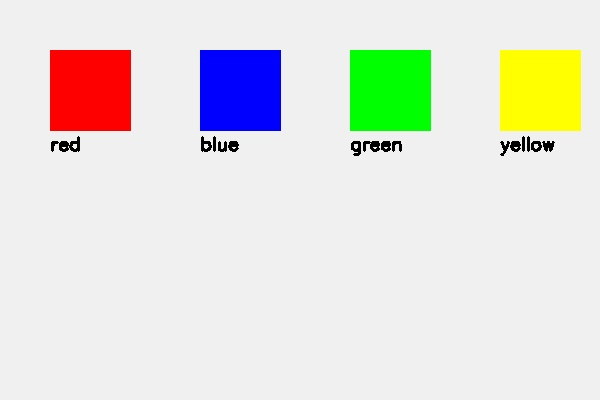
#> input picture visual_search_mvp/color_test_scene.jpg, 600 x 400 px
$ python -i utils.py   (imports and definitions only)
#> lines starting #> are read from the running program, lines starting #| are printed output that depends on the picture; after the words box and inside, x2 and y2 are one past the last pixel; in counts of white or black regions, pixels touching at a corner belong together
import cv2
import numpy as np
from PIL import Image
from skimage.segmentation import slic
from skimage.util import img_as_float
import matplotlib.pyplot as plt

class ColorAnalyzer:
    # [61 lines left out: functions get_dominant_color, is_red_color, filter_by_color, not called in this run]

class ImageUtils:
    @staticmethod
    def segment_image(image_path: str, num_segments: int = 50) -> list:
        """Умная сегментация с фильтрацией шума"""
#> called with image_path = '../color_test_scene.jpg', num_segments = 50
        try:
            image = cv2.imread(image_path)
#> image is the input picture: shape (400, 600, 3); mean B, G, R 219.3, 226.3, 226.3
            if image is None:
                raise ValueError(f"Cannot load image: {image_path}")

            image_rgb = cv2.cvtColor(image, cv2.COLOR_BGR2RGB)
            image_float = img_as_float(image_rgb)

            # SLIC сегментация
            segments = slic(image_float, n_segments=num_segments, compactness=10, sigma=1)
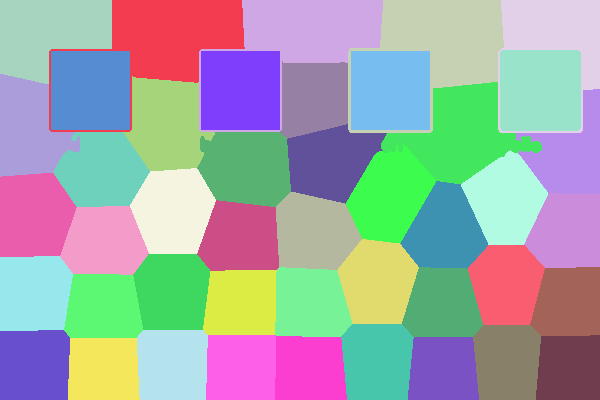
#> segments: shape (400, 600) int64; 44 distinct labels, from 1 to 44; one colour per label, 0 black

            bboxes = []
            for segment_id in np.unique(segments):
                mask = (segments == segment_id).astype(np.uint8)
                contours, _ = cv2.findContours(mask, cv2.RETR_EXTERNAL, cv2.CHAIN_APPROX_SIMPLE)

                if contours:
                    contour = max(contours, key=cv2.contourArea)
                    x, y, w, h = cv2.boundingRect(contour)

                    # Фильтруем по размеру и форме
                    if (w > 30 and h > 30 and
                        w < image.shape[1] * 0.8 and
                        h < image.shape[0] * 0.8):
                        bboxes.append((x, y, w, h))
#> this loop made 44 passes
#> (contour, x, y, w, h) on passes 7 to 9: ([[51, 51], [51, 129], [129, 129], [129, 51]], 51, 51, 79, 79), ([[201, 51], [201, 129], [279, 129], [279, 51]], 201, 51, 79, 79), ([[351, 51], [351, 129], [429, 129], [429, 51]], 351, 51, 79, 79)
#> (x, y, w, h) on passes 1 to 6: (0, 0, 112, 84), (49, 0, 196, 132), (199, 0, 184, 132), (348, 0, 156, 133), (498, 0, 102, 133), (500, 50, 81, 81)
#> pass 1, in segment_image, `mask = (segments == segment_id).astype(np.uint8)`:
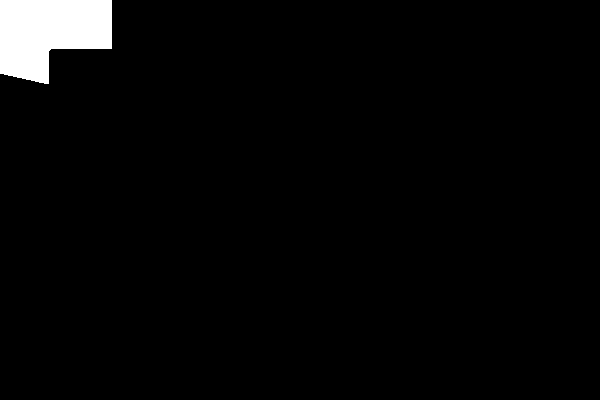
#> mask: shape (400, 600); values 0 (black) and 1 (white), 2.9% white; 1 white region, box (x1, y1, x2, y2) and area: (0, 0, 112, 84) 6967
#> pass 2, in segment_image, `mask = (segments == segment_id).astype(np.uint8)`:
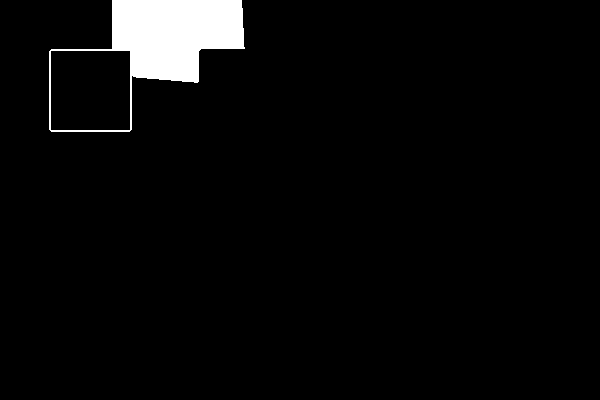
#> mask: shape (400, 600); values 0 (black) and 1 (white), 3.8% white; 1 white region, box (x1, y1, x2, y2) and area: (49, 0, 245, 132) 9155
#> pass 3, in segment_image, `mask = (segments == segment_id).astype(np.uint8)`:
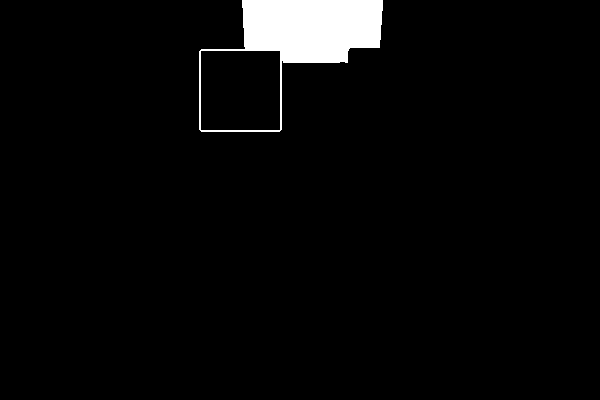
#> mask: shape (400, 600); values 0 (black) and 1 (white), 3.5% white; 1 white region, box (x1, y1, x2, y2) and area: (199, 0, 383, 132) 8302
#> after the loop:
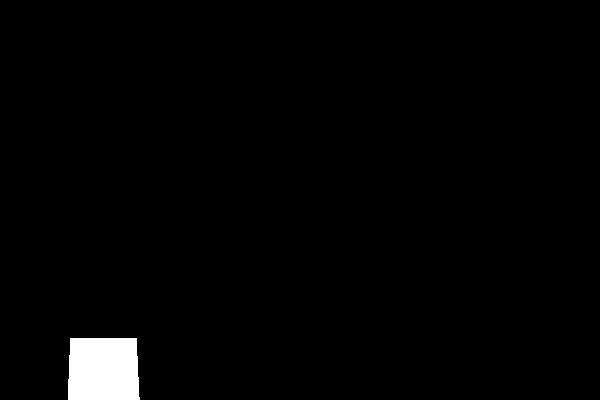
#> mask: shape (400, 600); values 0 (black) and 1 (white), 1.8% white; 1 white region, box (x1, y1, x2, y2) and area: (68, 338, 140, 400) 4290
#> after the loop, bboxes = 44 items, first 6: (0, 0, 112, 84), (49, 0, 196, 132), (199, 0, 184, 132), (348, 0, 156, 133), (498, 0, 102, 133), (500, 50, 81, 81)

            print(f"✅ Found {len(bboxes)} valid segments")
#| ✅ Found 44 valid segments
            return bboxes

        except Exception as e:
            print(f"❌ Segmentation error: {e}")
            return []

    # [45 lines left out: function visualize_search_results, not called in this run]

>>> result = ImageUtils().segment_image('../color_test_scene.jpg')
#> result has the same summary as bboxes in segment_image
